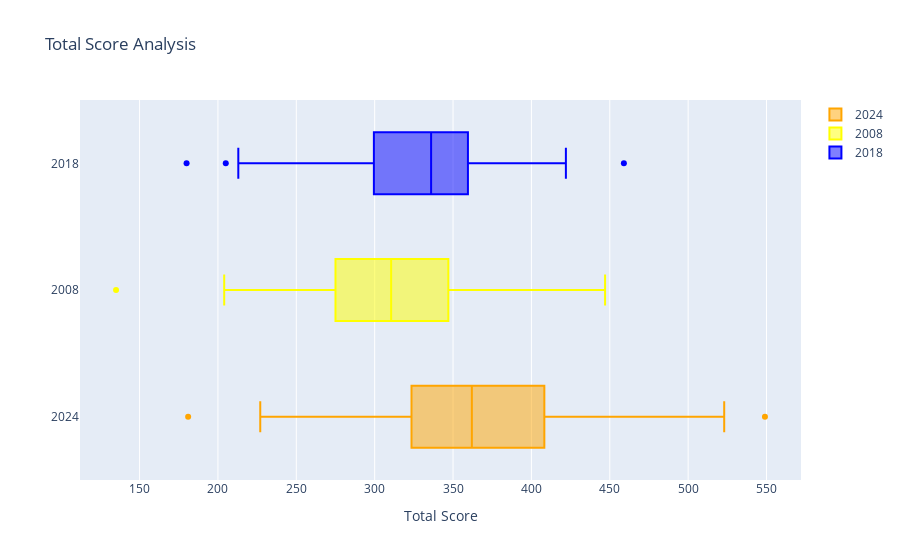

Notebook source saved alongside this figure:
### Code cell
# 2 box plots of seasons 2024 and 2008
trace1 = go.Box(x=season_wise.query('season == "2024"').total_runs, name='2024', marker={'color': 'orange'})
trace2 = go.Box(x=season_wise.query('season == "2007/08"').total_runs, name='2008', marker={'color': 'yellow'})
trace3 = go.Box(x=season_wise.query('season == "2018"').total_runs, name='2018', marker={'color': 'blue'})

data = [trace1, trace2, trace3]
layout = go.Layout(title='Total Score Analysis',
                   xaxis={'title': 'Total Score'})

fig = go.Figure(data=data, layout=layout)

plotly.io.show(fig)

### Figure 1 — Plotly figure (JSON) as saved in the notebook; plotly's stock layout.template omitted (floating-point values rounded to 4 significant figures)
{"data": [{"marker": {"color": "orange"}, "name": "2024", "x": [349, 351, 412, 366, 330, 354, 349, 523, 358, 368, 377, 330, 362, 252, 334, 438, 399, 331, 372, 439, 293, 278, 362, 395, 395, 337, 299, 323, 392, 549, 447, 181, 375, 356, 465, 443, 288, 362, 423, 444, 377, 523, 504, 395, 406, 346, 310, 289, 325, 401, 314, 299, 306, 372, 347, 422, 332, 422, 427, 296, 286, 327, 397, 289, 410, 409, 429, 323, 346, 314, 227], "type": "box"}, {"marker": {"color": "yellow"}, "name": "2008", "x": [304, 447, 261, 331, 222, 334, 285, 410, 431, 298, 273, 299, 309, 320, 343, 275, 372, 331, 347, 341, 336, 347, 295, 219, 253, 292, 207, 375, 253, 281, 248, 344, 385, 315, 287, 243, 314, 401, 376, 135, 212, 329, 331, 204, 312, 297, 377, 238, 353, 355, 412, 309, 349, 291, 295, 279, 228, 327], "type": "box"}, {"marker": {"color": "blue"}, "name": "2018", "x": [334, 333, 353, 252, 407, 213, 298, 314, 389, 277, 415, 390, 329, 380, 323, 371, 344, 317, 350, 360, 335, 282, 205, 412, 251, 383, 339, 291, 351, 409, 320, 342, 357, 350, 255, 327, 349, 307, 287, 301, 318, 378, 353, 459, 368, 359, 339, 180, 287, 369, 422, 290, 298, 345, 337, 312, 279, 313, 334, 359], "type": "box"}], "layout": {"title": {"text": "Total Score Analysis"}, "xaxis": {"title": {"text": "Total Score"}}}}
